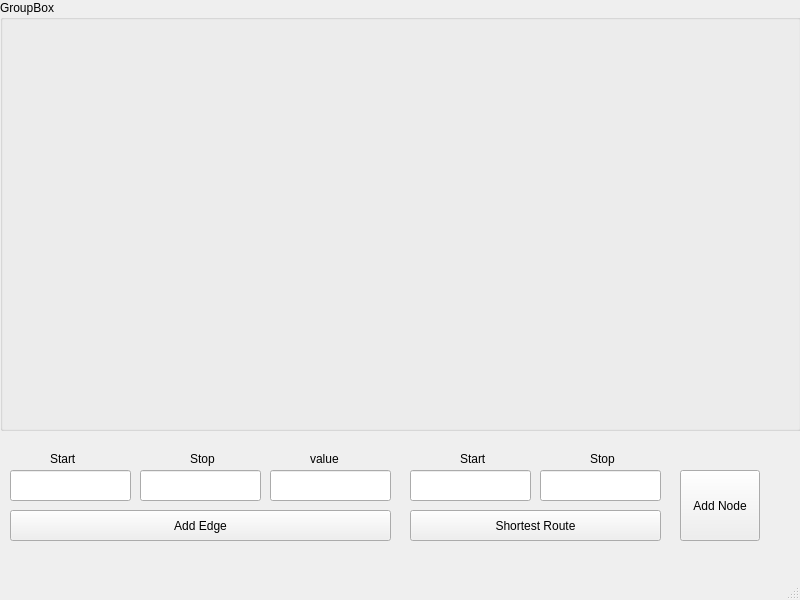
<?xml version="1.0" encoding="UTF-8"?>
<ui version="4.0">
 <class>MainWindow</class>
 <widget class="QMainWindow" name="MainWindow">
  <property name="geometry">
   <rect>
    <x>0</x>
    <y>0</y>
    <width>800</width>
    <height>600</height>
   </rect>
  </property>
  <property name="windowTitle">
   <string>MainWindow</string>
  </property>
  <widget class="QWidget" name="centralwidget">
   <widget class="QPushButton" name="AddEdge">
    <property name="geometry">
     <rect>
      <x>10</x>
      <y>510</y>
      <width>381</width>
      <height>31</height>
     </rect>
    </property>
    <property name="text">
     <string>Add Edge</string>
    </property>
   </widget>
   <widget class="QGroupBox" name="GraphCointainer">
    <property name="geometry">
     <rect>
      <x>0</x>
      <y>0</y>
      <width>801</width>
      <height>431</height>
     </rect>
    </property>
    <property name="title">
     <string>GroupBox</string>
    </property>
   </widget>
   <widget class="QLineEdit" name="EdgeStartInput">
    <property name="geometry">
     <rect>
      <x>10</x>
      <y>470</y>
      <width>121</width>
      <height>31</height>
     </rect>
    </property>
   </widget>
   <widget class="QLineEdit" name="EdgeStopInput">
    <property name="geometry">
     <rect>
      <x>140</x>
      <y>470</y>
      <width>121</width>
      <height>31</height>
     </rect>
    </property>
   </widget>
   <widget class="QLineEdit" name="EdgeValueInput">
    <property name="geometry">
     <rect>
      <x>270</x>
      <y>470</y>
      <width>121</width>
      <height>31</height>
     </rect>
    </property>
   </widget>
   <widget class="QLabel" name="label">
    <property name="geometry">
     <rect>
      <x>50</x>
      <y>450</y>
      <width>31</width>
      <height>18</height>
     </rect>
    </property>
    <property name="text">
     <string>Start</string>
    </property>
   </widget>
   <widget class="QLabel" name="label_2">
    <property name="geometry">
     <rect>
      <x>190</x>
      <y>450</y>
      <width>31</width>
      <height>18</height>
     </rect>
    </property>
    <property name="text">
     <string>Stop</string>
    </property>
   </widget>
   <widget class="QLabel" name="label_3">
    <property name="geometry">
     <rect>
      <x>310</x>
      <y>450</y>
      <width>41</width>
      <height>18</height>
     </rect>
    </property>
    <property name="text">
     <string>value</string>
    </property>
   </widget>
   <widget class="QLineEdit" name="FloydStartInput">
    <property name="geometry">
     <rect>
      <x>410</x>
      <y>470</y>
      <width>121</width>
      <height>31</height>
     </rect>
    </property>
   </widget>
   <widget class="QLineEdit" name="FloydStopInput">
    <property name="geometry">
     <rect>
      <x>540</x>
      <y>470</y>
      <width>121</width>
      <height>31</height>
     </rect>
    </property>
   </widget>
   <widget class="QLabel" name="label_4">
    <property name="geometry">
     <rect>
      <x>460</x>
      <y>450</y>
      <width>31</width>
      <height>18</height>
     </rect>
    </property>
    <property name="text">
     <string>Start</string>
    </property>
   </widget>
   <widget class="QLabel" name="label_5">
    <property name="geometry">
     <rect>
      <x>590</x>
      <y>450</y>
      <width>31</width>
      <height>18</height>
     </rect>
    </property>
    <property name="text">
     <string>Stop</string>
    </property>
   </widget>
   <widget class="QPushButton" name="getRoute">
    <property name="geometry">
     <rect>
      <x>410</x>
      <y>510</y>
      <width>251</width>
      <height>31</height>
     </rect>
    </property>
    <property name="text">
     <string>Shortest Route</string>
    </property>
   </widget>
   <widget class="QPushButton" name="AddNode">
    <property name="geometry">
     <rect>
      <x>680</x>
      <y>470</y>
      <width>80</width>
      <height>71</height>
     </rect>
    </property>
    <property name="text">
     <string>Add Node</string>
    </property>
   </widget>
  </widget>
  <widget class="QMenuBar" name="menubar">
   <property name="geometry">
    <rect>
     <x>0</x>
     <y>0</y>
     <width>800</width>
     <height>23</height>
    </rect>
   </property>
  </widget>
  <widget class="QStatusBar" name="statusbar"/>
 </widget>
 <resources/>
 <connections/>
</ui>
